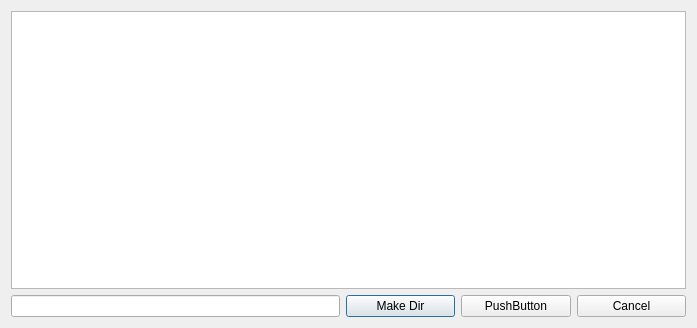
<?xml version="1.0" encoding="UTF-8"?>
<ui version="4.0">
 <class>OpenSaveDialog</class>
 <widget class="QDialog" name="OpenSaveDialog">
  <property name="geometry">
   <rect>
    <x>0</x>
    <y>0</y>
    <width>697</width>
    <height>328</height>
   </rect>
  </property>
  <property name="windowTitle">
   <string>Dialog</string>
  </property>
  <layout class="QVBoxLayout" name="verticalLayout">
   <item>
    <widget class="QTreeView" name="treeView"/>
   </item>
   <item>
    <layout class="QHBoxLayout" name="horizontalLayout" stretch="3,1,1,1">
     <item>
      <widget class="QLineEdit" name="lineEdit"/>
     </item>
     <item>
      <widget class="QPushButton" name="pushButton">
       <property name="text">
        <string>Make Dir</string>
       </property>
      </widget>
     </item>
     <item>
      <widget class="QPushButton" name="pushButton_2">
       <property name="text">
        <string>PushButton</string>
       </property>
      </widget>
     </item>
     <item>
      <widget class="QPushButton" name="pushButton_3">
       <property name="text">
        <string>Cancel</string>
       </property>
      </widget>
     </item>
    </layout>
   </item>
  </layout>
 </widget>
 <resources/>
 <connections/>
</ui>
